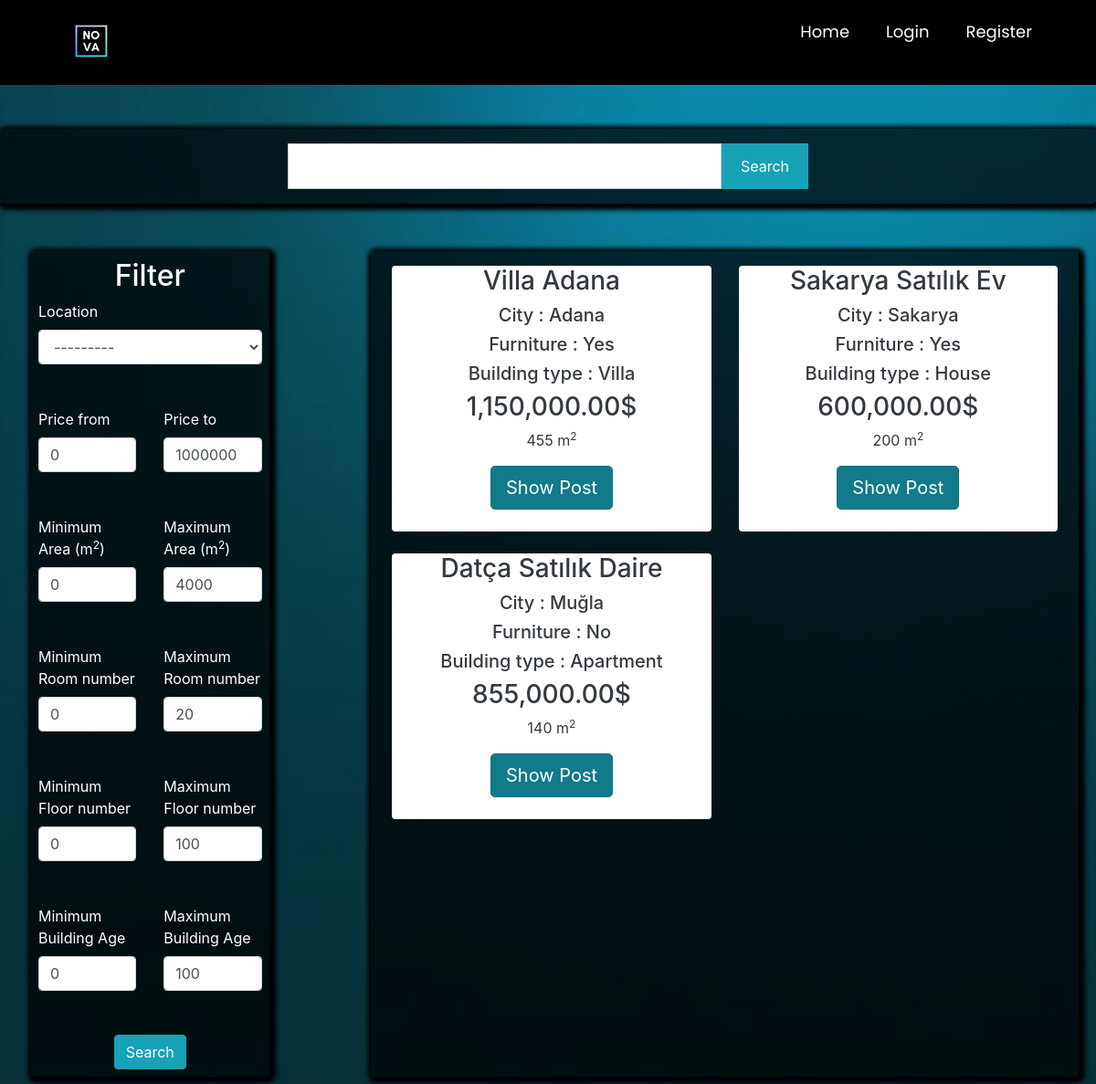
Page /postlistings/forsale on the earlier database version.
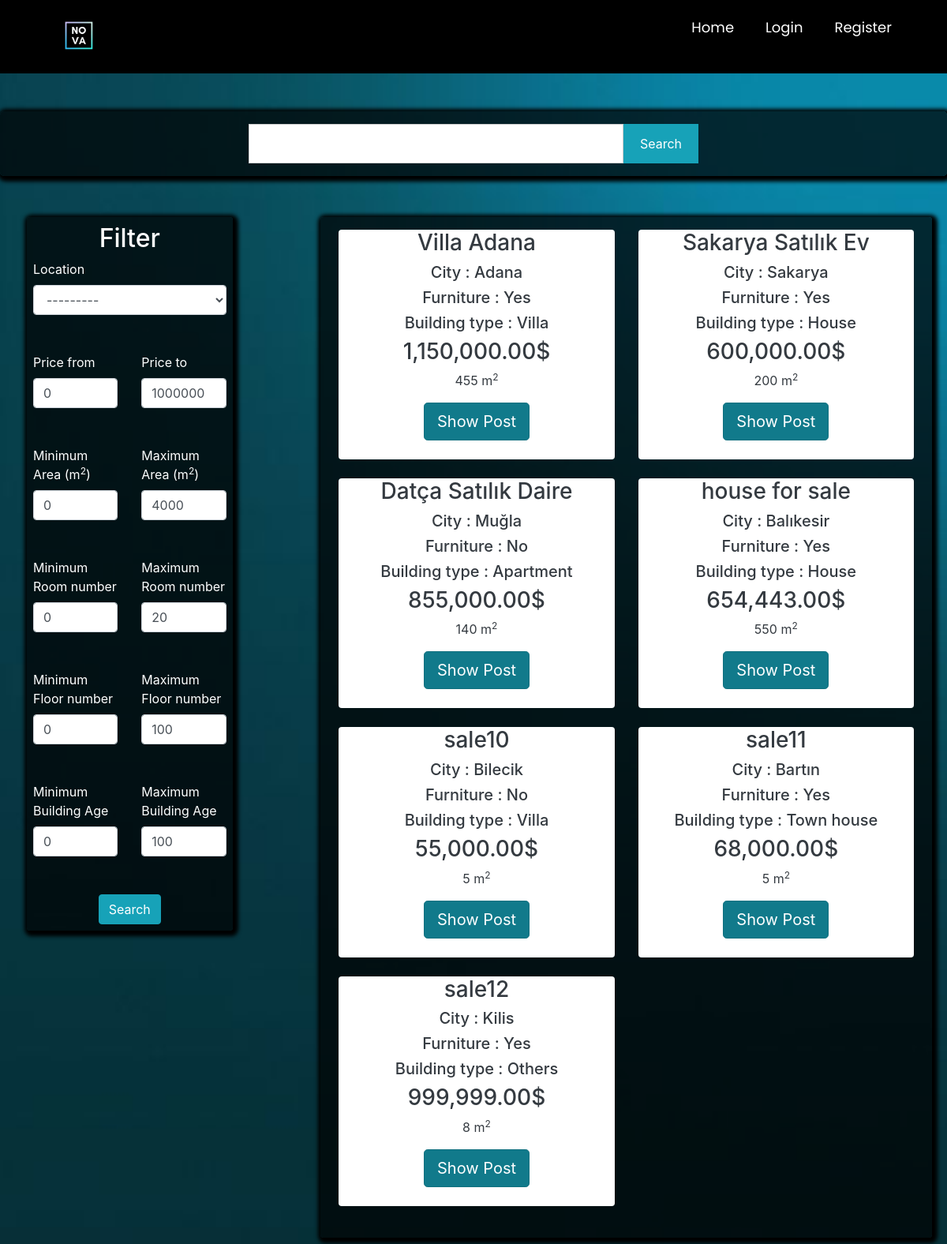
Same page on the later database version.
### main/models.py (models this page shows, shortened)
class Post(models.Model):
    ouruser = models.ForeignKey(ourUser, null=True, on_delete=models.CASCADE)
    post_title = models.CharField(max_length=255,null=True)
    post_description = models.TextField()
    price = models.DecimalField(decimal_places=2 , max_digits=12)
    location = models.CharField(max_length=255,null=True,choices=city)
    postType = models.CharField(choices=RorS , max_length=50, null=True , default='For Sale')
    floor = models.DecimalField(decimal_places=0 , max_digits=3 ,null=True)
    building_age = models.DecimalField(decimal_places=0, max_digits=2 , null=True)
    area = models.DecimalField(decimal_places=0,max_digits=4 ,null=True)
    isFurniture = models.CharField(choices=Furniture ,null=True,max_length=50,default="No")
    building_type = models.CharField(choices=b_types ,null=True ,max_length=50)
    room = models.DecimalField(decimal_places=0 , max_digits=3 ,null=True)

### main/views.py (the view)
# urls.py: path('postlistings/<str:RoS>', views.postlistings, name="postlistings"),
def postlistings(request, RoS):
    if RoS == 'forsale':
        cu = Post.objects.all().filter(postType='For Sale')
    elif RoS == 'forrent':
        cu = Post.objects.all().filter(postType='For Rent')
    query = request.GET.get('query')
    price_from = request.GET.get('price_from', 0)
    price_to = request.GET.get('price_to', 1000000000)
    min_area = request.GET.get('min_area', 0)
    max_area = request.GET.get('max_area', 4000)
    min_age = request.GET.get('min_age', 0)
    max_age = request.GET.get('max_age', 100)
    min_room_num = request.GET.get('min_room_num', 0)
    max_room_num = request.GET.get('max_room_num', 20)
    min_floor_num = request.GET.get('min_floor_num', 0)
    max_floor_num = request.GET.get('max_floor_num', 100)
    if query != None:
        print("sadasdas")
        cu = cu.filter(Q(post_title__icontains=query) | Q(location__icontains=query) | Q(area__icontains=query) | Q(
            building_type__icontains=query))
    else:
        query = ""
    cu = cu.filter(price__gte=price_from).filter(price__lte=price_to)
    cu = cu.filter(area__gte=min_area).filter(area__lte=max_area)
    cu = cu.filter(building_age__gte=min_age).filter(building_age__lte=max_age)
    cu = cu.filter(room__gte=min_room_num).filter(room__lte=max_room_num)
    cu = cu.filter(floor__gte=min_floor_num).filter(floor__lte=max_floor_num)
    myFilter = PostFilter(request.GET, queryset=cu)
    cu = myFilter.qs
    context = {
        'cu': cu,
        'RoS': RoS,
        'price_from': price_from,
        'price_to': price_to,
        'min_area': min_area,
        'max_area': max_area,
        'min_age': min_age,
        'max_age': max_age,
        'min_room_num': min_room_num,
        'max_room_num': max_room_num,
        'min_floor_num': min_floor_num,
        'max_floor_num': max_floor_num,
        'myFilter': myFilter,
        'query': query,
    }
    return render(request, 'main/postlistings.html', context)

### main/templates/main/postlistings.html (shortened to what this page needs)
{% extends 'main/mainpage.html' %}
{% load widget_tweaks %}
{% load static %}
{% load humanize %}
{% block content %}
<head>
    <link rel="stylesheet" href="https://maxcdn.bootstrapcdn.com/bootstrap/4.0.0/css/bootstrap.min.css"
>
</head>
<form action="{% url 'postlistings' RoS %}" method="get">
    <section class="search-sec p-3 my-5">
        <div class="container">
                <div class="row justify-content-center text-white">
                    <div class="col-lg-12">
                        <div class="row justify-content-center">
                            <div class=" col-lg-5 col-md-5 col-sm-12 p-0">
                                <input type="text" name="query" class="form-control search-slt" value="{{ query }}">
                            </div>
                            <div class="col-lg-1 col-md-1 col-sm-12 p-0">
                                <button onclick="document.getElementById('primarybutton').click()" type="button" class="btn btn-info wrn-btn" id="uselessbutton">Search</button>
                            </div>
                        </div>
                    </div>
                </div>
        </div>
    </section>
<div class="container p-1 my-1 text-white rounded">
    <div class="row blog">
        <div class="col-md-3 ">
                <div class="rounded p-2"
                     style="background-color: rgba(0,0,0,0.7) ; box-shadow: 2px 2px 5px 5px #000000">
                    <center><h2 class="is-size-5">Filter</h2></center>
                    <div class="row">
                        <div class="col-md-12">
                            <label>Location</label>
                            <center>{% render_field myFilter.form.location class="form-control" %}</center>
                        </div>
                    </div>
                    <br><br>
                    <div class="row ">
                        <div class="col-md-6">
                            <label>Price from</label>
                            <input type="number" name="price_from" class="form-control" value="{{ price_from }}" min="0"
                                   max="1000000000" required>
                        </div>
                        <div class="col-md-6">
                            <label>Price to</label>
                            <input type="number" name="price_to" class="form-control" value="{{ price_to }}" min="0"
                                   max="1000000000" required>
                        </div>
                    </div>
                    <br><br>
                    <div class="row ">
                        <div class="col-md-6">
                            <label>Minimum Area (m<sup>2</sup>)</label>
                            <input type="number" name="min_area" class="form-control" value="{{ min_area }}" min="0"
                                   max="4000" required>
                        </div>
                        <div class="col-md-6">
                            <label>Maximum Area (m<sup>2</sup>)</label>
                            <input type="number" name="max_area" class="form-control" value="{{ max_area }}" min="0"
                                   max="4000" required>
                        </div>
                    </div><br><br>
                    <div class="row ">
                        <div class="col-md-6">
                            <label>Minimum Room number</label>
                            <input type="number" name="min_room_num" class="form-control" value="{{ min_room_num }}" min="0"
                                   max="20" required>
                        </div>
                        <div class="col-md-6">
                            <label>Maximum Room number</label>
                            <input type="number" name="max_room_num" class="form-control" value="{{ max_room_num }}" min="0"
                                   max="20" required>
                        </div>
                    </div>
                    <br><br>
                    <div class="row ">
                        <div class="col-md-6">
                            <label>Minimum Floor number</label>
                            <input type="number" name="min_floor_num" class="form-control" value="{{ min_floor_num }}" min="0"
                                   max="100" required>
                        </div>
                        <div class="col-md-6">
                            <label>Maximum Floor number</label>
                            <input type="number" name="max_floor_num" class="form-control" value="{{ max_floor_num }}" min="0"
                                   max="100" required>
                        </div>
                    </div>
                    <br><br>
                    <div class="row ">
                        <div class="col-md-6">
                            <label>Minimum Building Age </label>
                            <input type="number" name="min_age" class="form-control" value="{{ min_age }}" min="0"
                                   max="100" required>
                        </div>
                        <div class="col-md-6">
                            <label>Maximum Building Age </label>
                            <input type="number" name="max_age" class="form-control" value="{{ max_age }}" min="0"
                                   max="100" required>
                        </div>
                    </div>
                    <br><br>
                    <center>
                        <button class="btn btn-info" id="primarybutton">Search</button>
                    </center>
                </div>
        </div>
        <div class="col-md-1">
            <br>
        </div>
        <div class="col-md-8 rounded" style=" box-shadow: 2px 2px 5px 5px #000000;background-color: rgba(0,0,0,0.7)">
            <div class="row p-2 my-2">
                {% if cu %}
                {% for i in cu %}
                <div class="col-md-6 ">
                    <div class="container-fluid bg-white rounded text-dark" style="text-align:center;">
                        <h3>{{ i.post_title }}</h3>
                        <h5>City : {{ i.location }}</h5>
                        <h5>Furniture : {{ i.isFurniture }}</h5>
                        <h5>Building type : {{ i.building_type }}</h5>
                        <h3>{{ i.price|intcomma }}$</h3>
                        <p class="descroption">{{i.area}} m<sup>2</sup></p>
                        <a href="{% url 'product_details' i.id %}" class="btn btn-info btn-lg active" role="button"
                           aria-pressed="true">Show Post</a>
                        <br><br>
                    </div>
                    <br>
                </div>
                {% endfor %}
                {%else%}
                <h3>No related search results are available...</h3>
                {% endif %}
            </div>
        </div>
    </div>
</div>
</form>
{% endblock %}

### main/templates/main/mainpage.html (shortened to what this page needs)
<!DOCTYPE html>
{% load static %}
<html lang="en" dir="ltr">
<head>
</head>
<body class="g">
<nav>
    <div class="logo">
        <a class="navbar-brand pb-2" href="{% url 'homepage' %}"><img src="{% static 'images/nova_logo.gif' %}"
                                                                      style="height: 80px; width: 80px"></a>
    </div>
    <ul>
        {% if user.is_staff %}
        <li><a href="/adminpage">Return Admin Page</a></li>
        {% else %}
        <li><a href="/">Home</a></li>
        {% endif %}
        {% if user.is_authenticated %}
        {% if user.is_staff %}
        <h4 class="text-white">Visitor view for admin</h4>
        {% else %}
        <li>
            <a href="{% url 'editprofile' %}">Account</a>
            <input type="checkbox" id="btn-1">
            <ul>
                <li><a href="{% url 'listaddedposts' %}">My Posts</a></li>
                <li><a href="{% url 'logout' %}">Logout</a></li>
            </ul>
        </li>
        <li>
            <a href="{% url 'createpost' %}">Create Post</a>
            <input type="checkbox" id="btn-3">
        </li>
        {% endif %}
        {% else %}
        <li>
            <a href="{% url 'login' %}">Login</a>
        </li>
        <li>
        <li>
            <a href="{% url 'register' %}">Register</a>
        </li>
        {% endif %}
    </ul>
</nav>
{% block content %}
{% endblock %}
</body>
</html>

### main/templates/main/postlistings.html (style rules this page uses)
.wrn-btn { width: 100%; font-size: 16px; font-weight: 400; text-transform: capitalize; height: calc(3rem + 2px) !important; border-radius:0; }
.search-sec { position: relative; background-color: rgba(0,0,0,0.7) !important; justify-content: center; box-shadow: 2px 2px 5px 5px #000000; border-radius: 5px; }
.search-slt { display: block; width: 100%; font-size: 0.875rem; line-height: 1.5; color: #55595c; background-color: #fff; background-image: none; border: 1px solid #ccc; height: calc(3rem + 2px) !important; border-radius:0; }

### main/templates/main/mainpage.html (style rules this page uses)
nav { margin: 0; padding: 0; user-select: none; box-sizing: border-box; font-family: 'Poppins', sans-serif; }
body.g { background-image: url('/static/images/wallpaper.jpg'); background-size: cover; background-repeat: no-repeat; background-attachment: fixed; }
nav { background: #000000; }
nav:after { content: ''; clear: both; display: table; }
nav .logo { float: left; color: white; font-size: 27px; font-weight: 600; line-height: 70px; padding-left: 60px; }
nav ul { float: right; margin-right: 40px; list-style: none; position: relative; z-index: 10000; }
nav ul li { float: left; display: inline-block; background: #000000; margin: 0 5px; }
nav ul li a { color: white; line-height: 70px; text-decoration: none; font-size: 18px; padding: 8px 15px; }
.show, .icon, input { display: none; }

Differences in the rows shown:
added Post: post_title "house for sale", location "Balıkesir", isFurniture "Yes", building_type "House", price "654,443.00", area "550"
added Post: post_title "sale10", location "Bilecik", isFurniture "No", building_type "Villa", price "55,000.00", area "5"
added Post: post_title "sale11", location "Bartın", isFurniture "Yes", building_type "Town house", price "68,000.00", area "5"
added Post: post_title "sale12", location "Kilis", isFurniture "Yes", building_type "Others", price "999,999.00", area "8"
